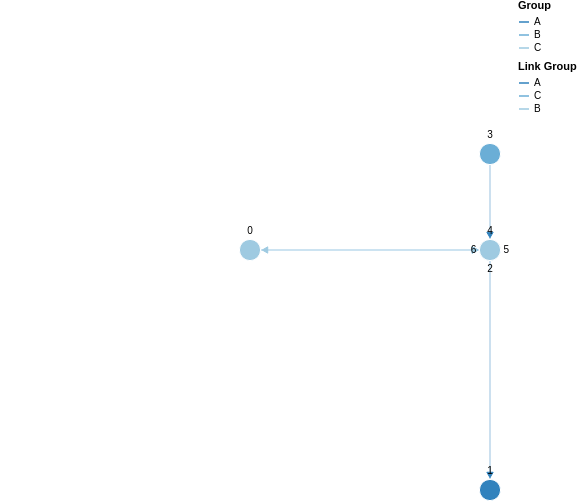

The Vega-Lite source for this figure:
### Vega specification from a JSON file in a GitHub repository (floating-point values rounded to 4 significant figures)
{"$schema": "https://vega.github.io/schema/vega/v5.json", "description": "A node-link diagram with force-directed layout.", "width": 500, "height": 500, "padding": 0, "signals": [{"name": "cx", "update": "width / 2"}, {"name": "cy", "update": "height / 2"}, {"name": "nodeRadius", "value": 15}, {"name": "nodeCharge", "value": -80}, {"name": "linkDistance", "value": 80}, {"description": "State variable for active node fix status.", "name": "fix", "value": false, "on": [{"events": "symbol:mouseout[!event.buttons], window:mouseup", "update": "false"}, {"events": "symbol:mouseover", "update": "fix || true"}, {"events": "[symbol:mousedown, window:mouseup] > window:mousemove!", "update": "xy()", "force": true}]}, {"description": "Unfix node", "name": "reset", "value": null, "on": [{"events": "symbol:dblclick", "update": "item().datum"}]}, {"description": "Graph node most recently interacted with.", "name": "node", "value": null, "on": [{"events": "symbol:mouseover", "update": "fix === true ? item() : node"}]}, {"description": "Flag to restart Force simulation upon data changes.", "name": "restart", "value": false, "on": [{"events": {"signal": "fix"}, "update": "fix && fix.length"}, {"events": {"signal": "reset"}, "update": "true"}]}], "scales": [{"name": "color", "type": "ordinal", "domain": {"data": "node-data", "field": "group"}, "range": {"scheme": "category20c"}}, {"name": "colorlink", "type": "ordinal", "domain": {"data": "link-data", "field": "group"}, "range": {"scheme": "category20c"}}, {"name": "xscale", "domain": {"data": "node-data", "field": "inputX"}, "range": [10, {"signal": "width - 10"}]}, {"name": "yscale", "domain": {"data": "node-data", "field": "inputY"}, "range": [10, {"signal": "height - 10"}]}], "legends": [{"title": "Group", "stroke": "color", "symbolType": "stroke"}, {"title": "Link Group", "stroke": "colorlink", "symbolType": "stroke"}], "marks": [{"name": "nodes", "type": "symbol", "zindex": 1, "from": {"data": "node-data"}, "transform": [{"type": "force", "iterations": 300, "restart": {"signal": "restart"}, "static": true, "signal": "force", "forces": [{"force": "center", "x": {"signal": "cx"}, "y": {"signal": "cy"}}, {"force": "collide", "radius": {"signal": "nodeRadius"}}, {"force": "nbody", "strength": {"signal": "nodeCharge"}}, {"force": "link", "links": "link-data", "distance": {"signal": "linkDistance"}}]}], "encode": {"enter": {"fill": {"scale": "color", "field": "group"}, "stroke": {"value": "white"}}, "update": {"size": {"signal": "2 * nodeRadius * nodeRadius"}, "cursor": {"value": "pointer"}, "fx": {"signal": "datum.fx == null ? scale('xscale', datum.inputX) : datum.fx"}, "fy": {"signal": "datum.fy == null ? scale('yscale', datum.inputY) : datum.fy"}}}}, {"type": "text", "name": "labels", "from": {"data": "nodes"}, "zindex": 2, "interactive": false, "transform": [{"type": "label", "avoidMarks": ["nodes"], "anchor": ["top", "bottom", "right", "left"], "offset": [1], "size": {"signal": "[width + 60, height]"}}], "encode": {"enter": {"fill": {"value": "black"}, "align": {"value": "center"}, "baseline": {"value": "middle"}, "fontSize": {"value": 10}, "text": {"field": "datum.id"}}, "update": {"x": {"field": "x"}, "y": {"field": "y"}}}}, {"type": "path", "from": {"data": "link-data"}, "interactive": false, "encode": {"update": {"stroke": {"scale": "colorlink", "field": "group"}, "strokeWidth": {"value": 0.5}}}, "transform": [{"type": "linkpath", "require": {"signal": "force"}, "shape": "line", "sourceX": "datum.source.x", "sourceY": "datum.source.y", "targetX": "datum.target.x", "targetY": "datum.target.y"}]}, {"name": "arrows", "type": "symbol", "from": {"data": "link-data"}, "zindex": {"value": 40}, "encode": {"enter": {"fill": {"scale": "colorlink", "field": "group"}, "stroke": {"scale": "colorlink", "field": "group"}, "shape": {"value": "triangle-right"}, "size": {"value": 40}}, "update": {"x": {"field": "target.x"}, "y": {"field": "target.y"}}, "hover": {"opacity": {"value": 1}}}, "transform": [{"type": "formula", "as": "tan", "expr": "atan2((datum.datum.target.y-datum.datum.source.y),(datum.datum.target.x-datum.datum.source.x))"}, {"type": "formula", "as": "angle", "expr": "datum.tan*180/PI"}, {"type": "formula", "as": "y", "expr": "datum.datum.target.y - nodeRadius*sin(datum.tan)"}, {"type": "formula", "as": "x", "expr": "datum.datum.target.x - nodeRadius*cos(datum.tan)"}]}], "data": [{"name": "node-data", "values": [{"id": 4, "label": "Zero", "group": "A", "inputX": 2, "inputY": 5, "fx": null, "fy": null}, {"id": 1, "label": "One", "group": "A", "inputX": 2, "inputY": 10, "fx": null, "fy": null}, {"id": 2, "label": "Two", "group": "B", "inputX": 2, "inputY": 5, "fx": null, "fy": null}, {"id": 3, "label": "Three", "group": "B", "inputX": 2, "inputY": 3, "fx": null, "fy": null}, {"id": 0, "label": "Four", "group": "C", "inputX": 1, "inputY": 5, "fx": null, "fy": null}, {"id": 5, "label": "Five", "group": "C", "inputX": 2, "inputY": 5, "fx": null, "fy": null}, {"id": 6, "label": "Six", "group": "C", "inputX": 2, "inputY": 5, "fx": null, "fy": null}], "on": [{"trigger": "fix.length == 2", "modify": "node.datum", "values": "{fx: fix[0], fy: fix[1]}"}, {"trigger": "reset", "modify": "reset", "values": "{fx: null, fy: null}"}]}, {"name": "link-data", "values": [{"id": 1, "source": 0, "target": 1, "group": "A"}, {"id": 2, "source": 4, "target": 2, "group": "C"}, {"id": 3, "source": 3, "target": 0, "group": "A"}, {"id": 4, "source": 2, "target": 5, "group": "C"}, {"id": 5, "source": 0, "target": 4, "group": "B"}, {"id": 6, "source": 5, "target": 0, "group": "B"}]}]}
